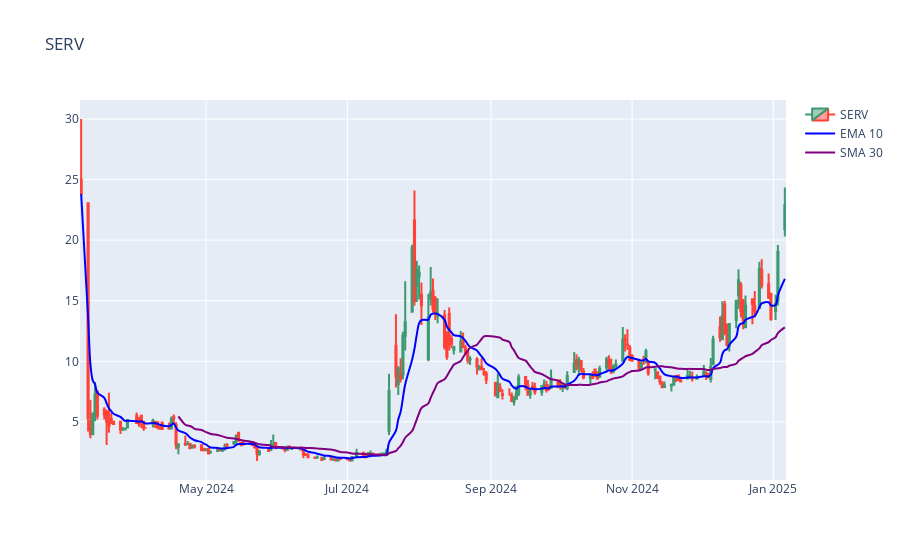
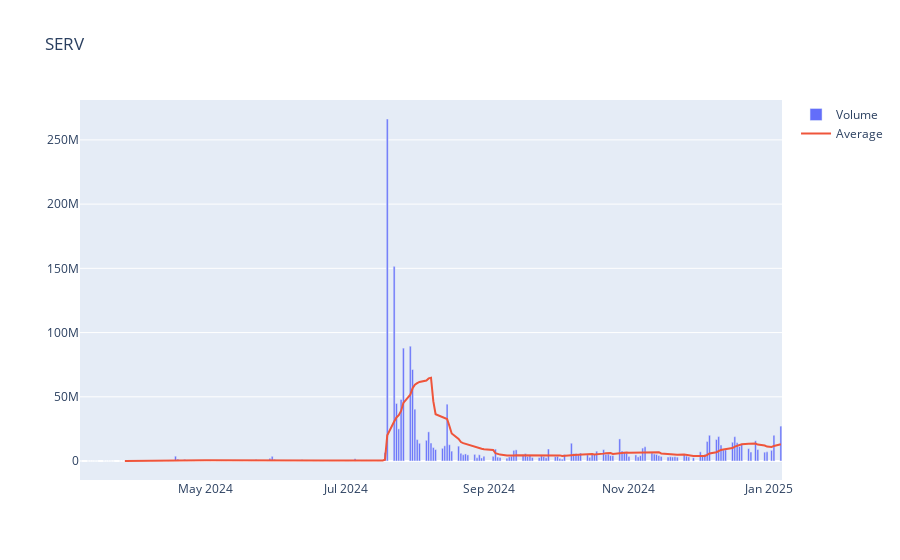

Notebook code cell kept with these figures, in order:
### Code cell
from finta import TA

data = t.history(period='1y', rounding=True)
data['ema10'] = TA.EMA(data, 10)
data['sma30'] = TA.SMA(data, 30)

import plotly.graph_objects as go

# Stock and moving averages
fig = go.Figure(data=[
                go.Candlestick(
                    x = data.index, # date values
                    open  = data['Open'],
                    high  = data['High'],
                    low   = data['Low'],
                    close = data['Close'],
                    name = STOCK
                ),
         
                go.Scatter( x=data['ema10'].index,
                            y=data['ema10'],
                            name='EMA 10',
                            line=dict(color='blue',
                                      width=2,
                                      shape='spline'), # smooth the line
                            ),
        
                go.Scatter( x=data['sma30'].index,
                            y=data['sma30'],
                            name='SMA 30',
                            line=dict(color='purple',
                                      width=2,
                                      shape='spline'), # smooth the line
                            ),
                
                ])
fig.update_layout(xaxis_rangeslider_visible=False, title=f"{STOCK}")
fig.show()

# Volume
data['vol_avg'] = data['Volume'].rolling(14).mean()
fig1 = go.Figure(
    data = [
        go.Bar(x=data.index, y=data['Volume'], name='Volume'),
        go.Scatter(x=data.index, y=data['vol_avg'], name='Average')
    ])

fig1.update_layout(title=f"{STOCK}")
fig1.show()

### Figure 1 — Plotly figure (JSON) as saved in the notebook; plotly's stock layout.template omitted (floating-point values rounded to 4 significant figures; data arrays with more than 128 entries replaced by an {"elided": "..."} marker saying what was removed)
{"data": [{"close": {"elided": "209 float values"}, "high": {"elided": "209 float values"}, "low": {"elided": "209 float values"}, "name": "SERV", "open": {"elided": "209 float values"}, "type": "candlestick", "x": {"elided": "209 str values"}}, {"line": {"color": "blue", "shape": "spline", "width": 2}, "name": "EMA 10", "type": "scatter", "x": {"elided": "209 str values"}, "y": {"elided": "209 float values"}}, {"line": {"color": "purple", "shape": "spline", "width": 2}, "name": "SMA 30", "type": "scatter", "x": {"elided": "209 str values"}, "y": {"elided": "209 float values"}}], "layout": {"title": {"text": "SERV"}, "xaxis": {"rangeslider": {"visible": false}}}}

### Figure 2 — Plotly figure (JSON) as saved in the notebook; plotly's stock layout.template omitted (floating-point values rounded to 4 significant figures; data arrays with more than 128 entries replaced by an {"elided": "..."} marker saying what was removed)
{"data": [{"name": "Volume", "type": "bar", "x": {"elided": "209 str values"}, "y": {"elided": "209 int values"}}, {"name": "Average", "type": "scatter", "x": {"elided": "209 str values"}, "y": {"elided": "209 float values"}}], "layout": {"title": {"text": "SERV"}}}
